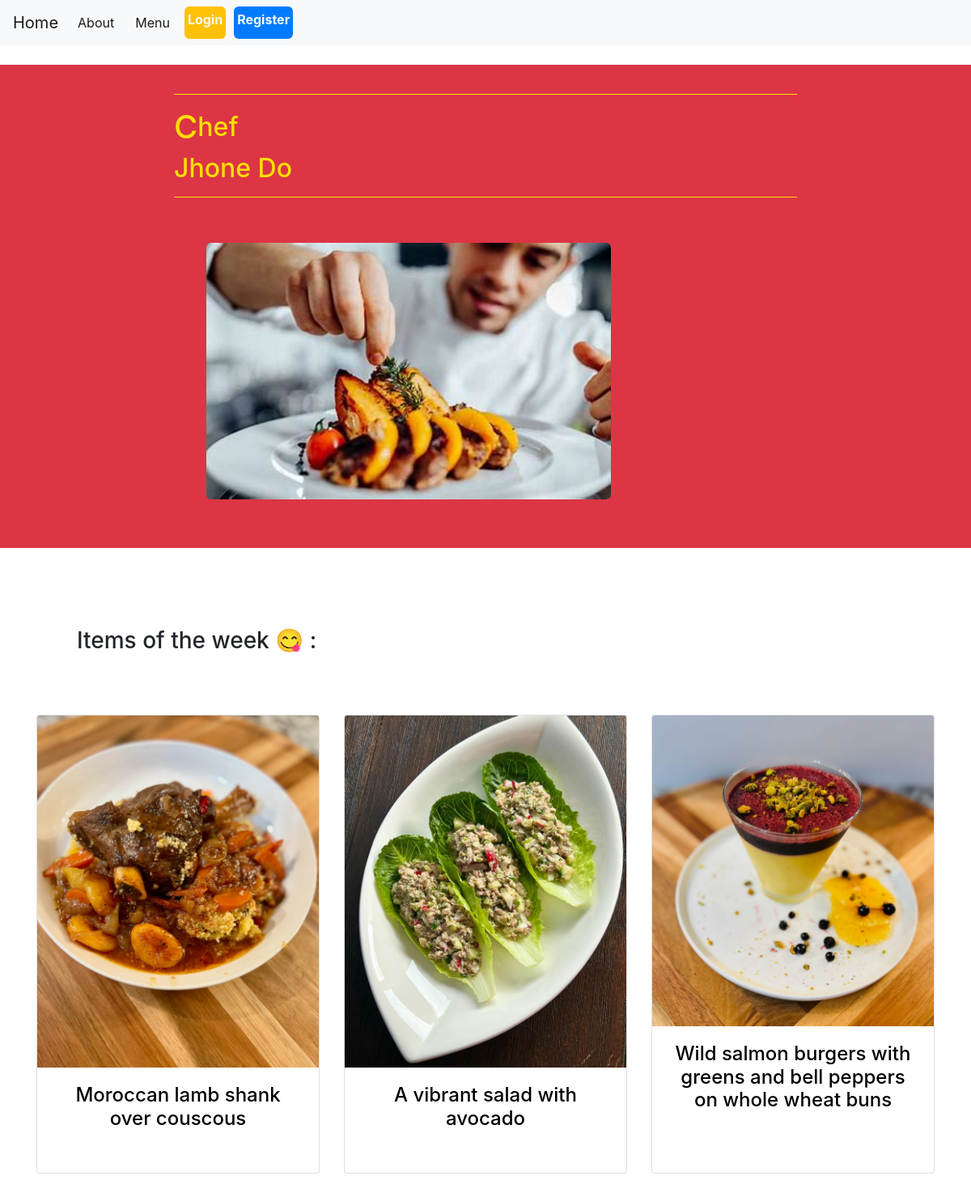
The page / on the database its author committed.
### recipe_app/models.py (models this page shows, shortened)
class Recipe(models.Model):
    name = models.CharField(max_length=500)
    slug = models.CharField(max_length=500, blank=True)
    description = models.CharField(max_length=1000)
    img = models.ImageField(upload_to='media/')
    ratings = GenericRelation(Rating)
    created_at = models.DateTimeField(auto_now_add=True)

### recipe_app/views.py (the view)
# urls.py: path('', views.home_page, name='home'),
def home_page(request):
    recipes = Recipe.objects.all().order_by('created_at')[0:3]
    context = {
        'recipes' : recipes,
    }
    return render(request, 'pages/home.html', context)

### recipe_app/templates/pages/home.html (shortened to what this page needs)
{% extends 'pages/base.html' %}
{% load static %}
{% load ratings %}
{% block content %}
<header class="d-flex bg-danger align-items-center justify-content-center " >
    <di class="col-8" style="color: #FFDF00; margin: 20px;">
        <hr style="border: 0; height: 1px; background-color: #FFDF00;">
        <div class="d-flex align-items-center">
            <h1>C</h1><h2>hef</h2>
        </div>
        <h2>Jhone Do</h2>
        <hr style="border: 0; height: 1px; background-color: #FFDF00;">
    <img src="{% static 'img/OIP (2).jpg' %}" class="img-fluid" style="width: 500px; height: auto; margin: 40px; border-radius: 6px 6px 6px;"   alt="">
</header>
<div class="container">
    <br>
    <br>
    <h3 class="m-60" style="margin: 50px;">Items of the week 😋 : </h3>
    <br>
    <div class="row">
        {% for recipe in recipes %}
        <div class="col-md-4 mb-4">
            <div class="card" style="text-align: center; height: 100%;">
                <img src="{{ recipe.img.url }}" class="card-img-top img-fluid"  alt="Recipe Image">
                <div class="card-body">
                    <a id="name-link" href="{% url 'recipe_detail' recipe.slug %}">
                        <h4>{{ recipe.name }}</h4>
                    </a>
                </div>
                <br>
            </div>
        </div>
        {% endfor %}
    </div>
</div>
{% endblock content %}

### recipe_app/templates/pages/home.html (style rules this page uses)
#name-link { text-decoration: none; color: black; }

### rows shown on the page
Recipe: img (picture), name "Moroccan lamb shank over couscous"
Recipe: img (picture), name "A vibrant salad with avocado"
Recipe: img (picture), name "Wild salmon burgers with greens and bell peppers on whole wheat buns"
